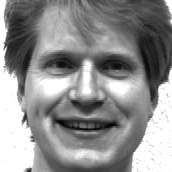
#> input picture happy/subject01/old_gray_subject01.png, 172 x 172 px, found by its file name
$ python Code.py
#> lines starting #> are read from the running program, lines starting #| are printed output that depends on the picture
# -*- coding: utf-8 -*-
"""
@author: aishg
"""

# =============================================================================
# Updated final code:
# =============================================================================
# =============================================================================
# For a single image
# =============================================================================

import pandas as pd
import numpy as np
import cv2
import matplotlib.pyplot as plt


I1 = cv2.imread('C:/Users/aishg/OneDrive/Desktop/Project/Face recognition/faces/happy/subject01/old_gray_subject01.png')
#> I1 is the input picture: shape (172, 172, 3); min 1, max 255, mean 143.2

I1 = cv2.cvtColor(I1, cv2.COLOR_BGR2GRAY)
#> I1: shape (172, 172)
happy = cv2.resize(I1, dsize=(128, 128), interpolation=cv2.INTER_CUBIC)
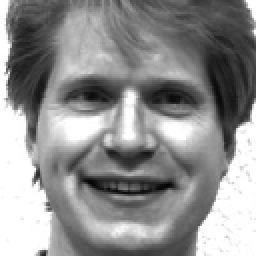
#> happy: shape (128, 128) (shown 2 times larger); min 3, max 255, mean 143.2
plt.imshow(happy)


mm1 = []

#print(range(64, 15, -2))

for i in range(63, 14, -2):

    f = np.fft.fft2(happy)
    fshift = np.fft.fftshift(f)
    crow = 64; ccol = 64; ww = i; uu = 12;
    tt = fshift-fshift
    tt[crow-ww-1:crow+ww-1, ccol-ww-1:ccol+ww-1] = 1
    tt[crow-ww+uu-1:crow+ww-uu-1, ccol-ww+uu-1:ccol+ww-uu-1] = 0

    tshift = tt*fshift

    ttshift = tshift.astype(np.uint8)

    plt.imshow(ttshift, cmap='gray')
    plt.show()

    f_ishift= np.fft.ifft2(np.fft.ifftshift(tshift))
    dd = np.real(f_ishift)
    dd = 255*(dd-min(dd.min(0)))/(max(dd.max(0))-min(dd.min(0)))

    imgplot = plt.imshow(dd, cmap='gray')
    plt.show()
    dd2 = dd.flatten()
    dd3 = dd2.T
    if i==63:
        mm1 = np.append(mm1,dd3)
    else:
        mm1 = np.vstack((mm1,dd3))
#> this loop made 25 passes
#> pass 1, `ttshift = tshift.astype(np.uint8)`:
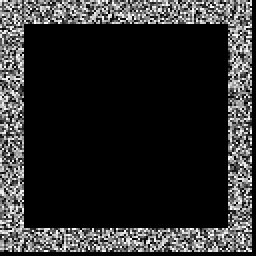
#> ttshift: shape (128, 128) (shown 2 times larger); min 0, max 255, mean 42.9
#> pass 1, `plt.show()`:
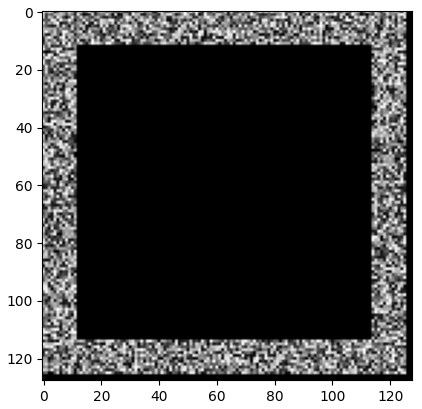
#> figure drawn by matplotlib, 1 panel
#> pass 1, `dd = np.real(f_ishift)`:
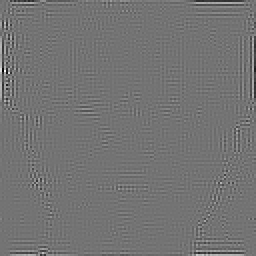
#> dd: shape (128, 128) float64 (shown 2 times larger); min -32.96, max 39.65, mean 0; drawn with min black and max white
#> pass 2, `ttshift = tshift.astype(np.uint8)`:
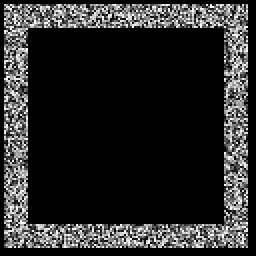
#> ttshift: shape (128, 128) (shown 2 times larger); min 0, max 255, mean 40.9
#> pass 2, `plt.show()`:
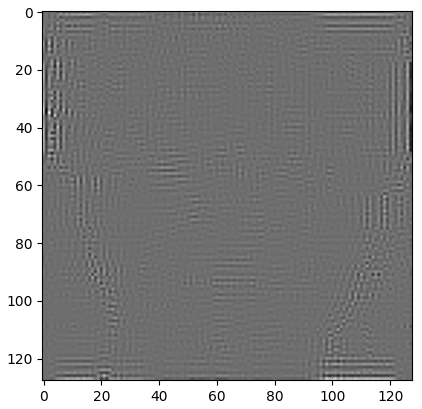
#> figure drawn by matplotlib, 1 panel
#> after the loop:
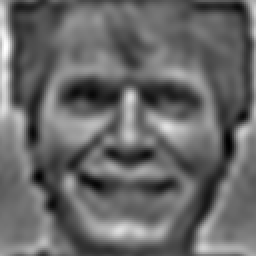
#> dd: shape (128, 128) float64 (shown 2 times larger); min 0, max 255, mean 104.3

dd_= (3*((1+dd)/(1+dd))).flatten()
#> dd_ = 16384 values from 3 to 3
mm1 = np.vstack((mm1, dd_))
mm1= mm1.T
df = pd.DataFrame(mm1)
#> df = table of 16384 rows and 26 columns

#> (the run stopped early here; a loop or call above may not have finished)
